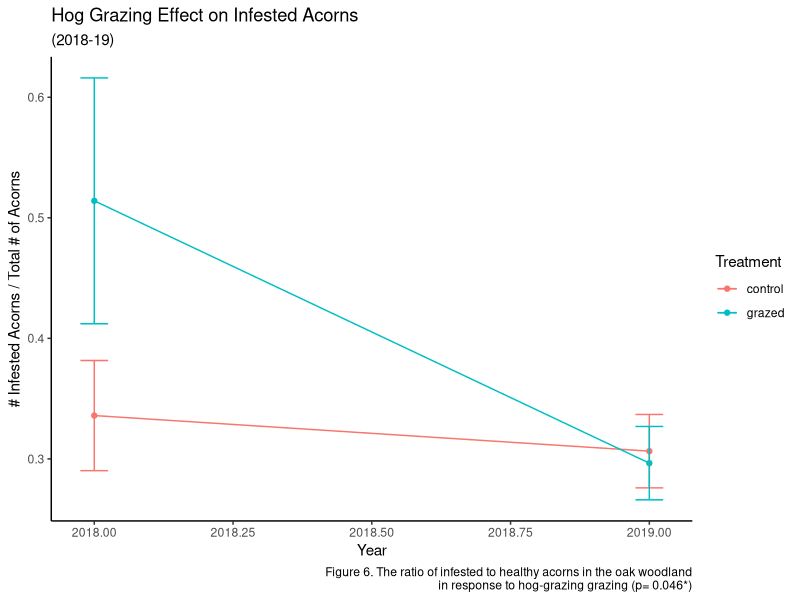
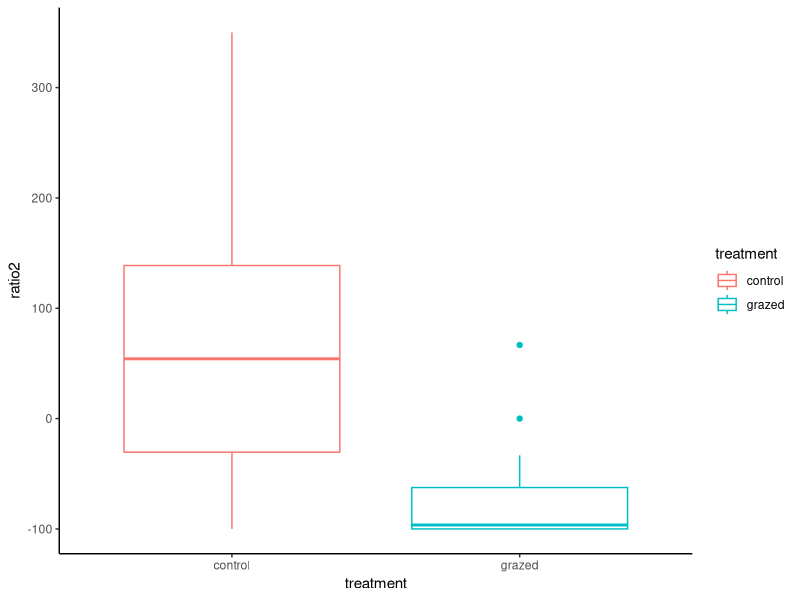
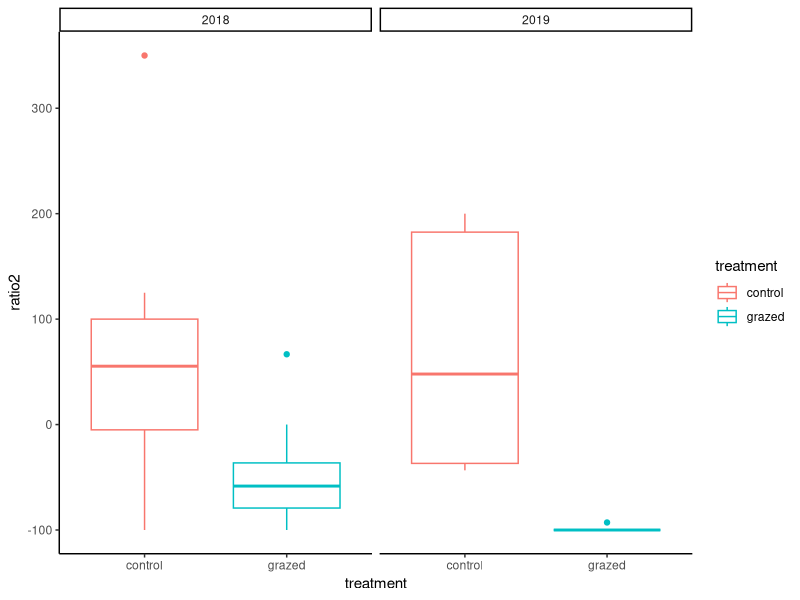
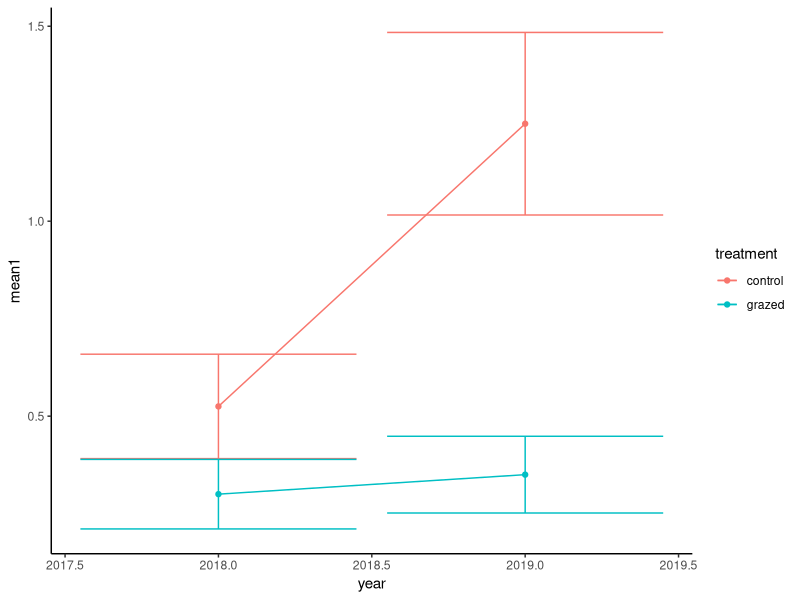
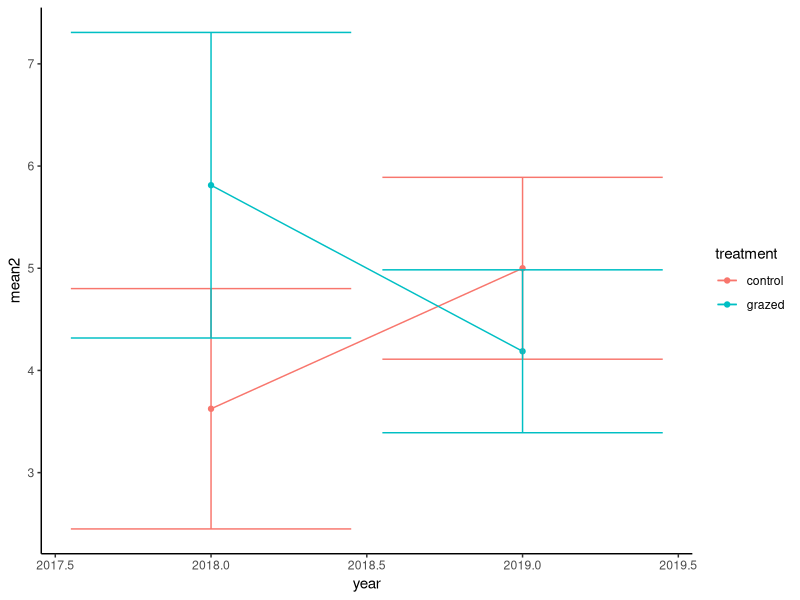
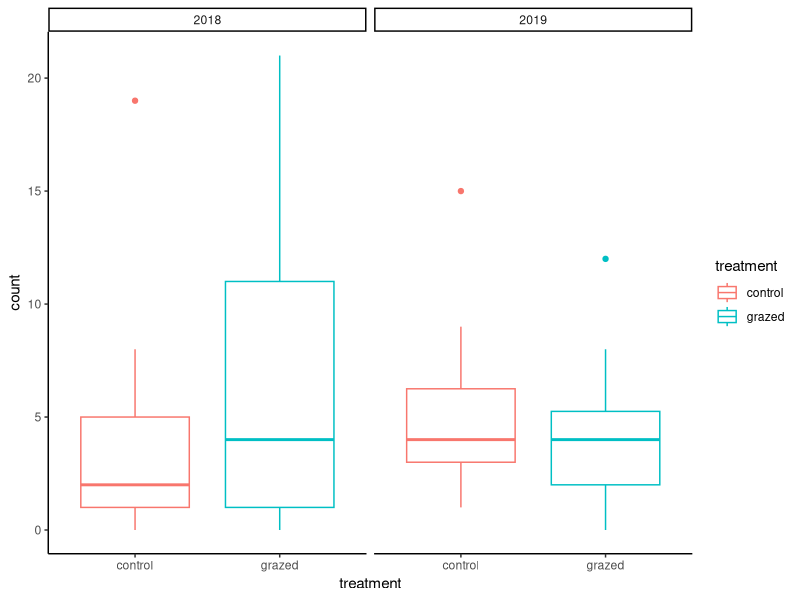
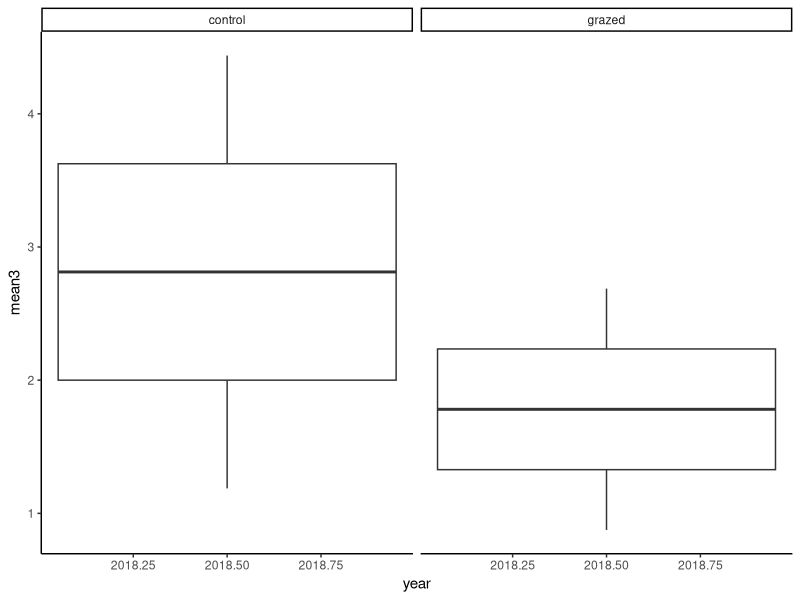
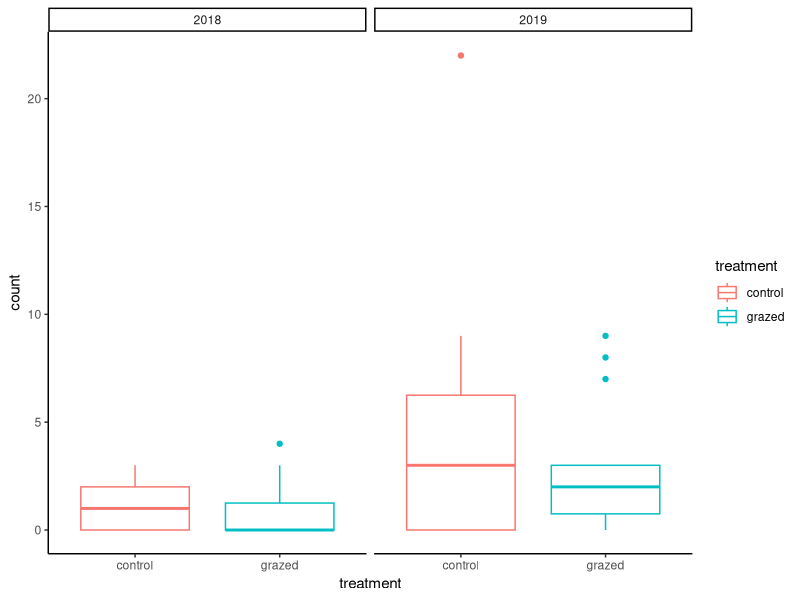

Recreate these plots in R, in order. (Note: this script raises an error after producing the figures.)
##Hogs and Hazelnuts##
##Calvin Penkauskas, Winter 2020##

##General Data Frame##

library(tidyverse)
theme_set(theme_classic())

ACORN_DATA <- read_csv("ACORN_DATA.csv")

FBW_DATA <- read_csv("FBW_DATA.csv")

calcSE <- function(x){
  x <- x[!is.na(x)]
  sd(x)/sqrt(length(x))}

##Ratio of Infested Acorns Before and After Woodland Hog Grazing##

infestedbaseline <- ACORN_DATA %>%
  filter(time == "before") %>%
  mutate( id = paste(oak, plot, sep = "")) %>%
  spread(type, count) %>%
  mutate(total = infested + other) %>%
  mutate(ratio = infested / total) %>%
  group_by(year,treatment) %>%
  summarise(meanratio = mean(ratio), se1 = calcSE(ratio))%>%
  ungroup()#%>%
  #mutate(year = as.factor(year))

ggplot(data = infestedbaseline, aes(x = year)) +
  geom_line(aes(y = meanratio, color = treatment)) +
  geom_point(aes( y = meanratio, color = treatment)) +
  geom_errorbar(aes(ymin = (meanratio - se1), ymax = (meanratio + se1),
  color = treatment), width=.05)+
  labs(title = "Hog Grazing Effect on Infested Acorns",
       subtitle = "(2018-19)",
       caption = "Figure 6. The ratio of infested to healthy acorns in the oak woodland
       in response to hog-grazing grazing (p= 0.046*)",
       x = "Year",
       y = "# Infested Acorns / Total # of Acorns",
       colour = "Treatment")+
  theme_classic()

infestedbaseline1 <- ACORN_DATA %>%
  filter(time == "before") %>%
  mutate( id = paste(oak, plot, sep = "")) %>%
  spread(type, count) %>%
  mutate(total = infested + other) %>%
  mutate(ratio = infested / total)

infested_baseline.aov <- aov(ratio ~ treatment + year + treatment:year, data = infestedbaseline1)

summary(infested_baseline.aov)

##Percent Change in Infested Acorns Between Treatments##

infestedratio <- ACORN_DATA %>%
  filter(type == "infested") %>%
  mutate( id = paste(oak, plot, sep = "")) %>%
  spread(time, count) %>%
  mutate(ratio2 = ((100* (after/ before))-100)) %>%
  group_by(treatment) %>%
  mutate_all(~replace(., is.na(.), 0)) %>%
  #summarise(meanratio2 = mean(ratio2), se2 = calcSE(ratio2))%>%
  ungroup() %>%
  mutate(ratio2 = ifelse(is.finite(ratio2), ratio2, 100))

ggplot(data = infestedratio, aes(x = treatment)) +
  geom_boxplot(mapping = aes( y = ratio2, color = treatment)) #+
  #geom_point(aes( y = meanratio2, color = treatment)) +
  #geom_errorbar(aes(ymin = (meanratio2 - se2), ymax = (meanratio2 + se2),
  #color = treatment))

ggplot(data = infestedratio, aes(x = treatment)) +
  geom_boxplot(mapping = aes( y = ratio2, color = treatment))+
  facet_wrap(~ year, nrow = 1)

infested_ratio.aov <- aov(ratio2 ~ treatment + year + treatment:year, data = infestedratio)

summary(infested_ratio.aov)

##FBW Emergence in Oak Woodland Before and After Treatment##

oakemergence <- FBW_DATA %>%
  filter(type == "emergence") %>%
  filter(habitat == "oak") %>%
  group_by(year, treatment) %>%
  summarise(mean1 = mean(count), se3 = calcSE(count)) %>%
  ungroup() #%>%
  #mutate(year = as.factor(year))
  

ggplot(data = oakemergence, aes(x = year)) +
  geom_line(aes(y = mean1,  color = treatment)) +
  #geom_boxplot(aes(y = mean1, color = treatment)) #+
  geom_point(aes( y = mean1, color = treatment)) +
  geom_errorbar(aes(ymin = (mean1 - se3), ymax = (mean1 + se3),
                    color = treatment))

oakemergence1 <- FBW_DATA %>%
  filter(type == "emergence") %>%
  filter(habitat == "oak") #%>%
  #group_by(year, treatment) %>%
  #summarise(mean1 = mean(count), se3 = calcSE(count)) %>%
  #ungroup() #%>%
#mutate(year = as.factor(year))

oakemergence.aov <- aov(count ~ treatment + year + treatment:year, data = oakemergence1)

summary(oakemergence.aov)

    
##FBW Abundance in Oak Woodland Before and After Treatment##
  
oakabundance <- FBW_DATA %>%
    filter(type == "abundance") %>%
    filter(habitat == "oak") %>%
    group_by(year, treatment) %>%
    summarise(mean2 = mean(count), se4 = calcSE(count)) %>%
    ungroup() #%>%
    #mutate(year = as.factor(year))
  
ggplot(data = oakabundance, aes(x = year)) +
  geom_line(aes(y = mean2,  color = treatment)) +
  #geom_boxplot(aes(y= mean2, color = treatment)) +
  geom_point(aes( y = mean2, color = treatment)) +
  geom_errorbar(aes(ymin = (mean2 - se4), ymax = (mean2 + se4),
                    color = treatment))

oakabundance1 <- FBW_DATA %>%
  filter(type == "abundance") %>%
  filter(habitat == "oak")
  
ggplot(data = oakabundance1, aes(x = treatment)) +
  geom_boxplot(mapping = aes( y = count, color = treatment))+
  facet_wrap(~ year, nrow = 1)

oak_abundance.aov <- aov(count ~ treatment + year + treatment:year, data = oakabundance1)

summary(oak_abundance.aov)

##FBW Abundance in Hazelnuts Before and After Treatment##
  
hazelnutabundance <- FBW_DATA %>%
  filter(type == "abundance") %>%
  filter(habitat == "hazelnut") %>%
  group_by(year, treatment) %>%
  summarise(mean3 = mean(count), se5 = calcSE(count)) %>%
  ungroup() #%>%
  #mutate(year = as.factor(year))

ggplot(hazelnutabundance, aes(x = year, y = mean3)) + 
  geom_boxplot() +
  #geom_line(aes(y = mean3,  color = treatment)) +
  #geom_point(aes( y = mean3, color = treatment)) +
  #geom_errorbar(aes(ymin = (mean3 - se5), ymax = (mean3 + se5),
  #color = treatment)) #+
  facet_wrap(~ treatment, nrow = 1)

hazelnutabundance1 <- FBW_DATA %>%
  filter(type == "abundance") %>%
  filter(habitat == "hazelnut")

ggplot(data = hazelnutabundance1, aes(x = treatment)) +
  geom_boxplot(mapping = aes( y = count, color = treatment))+
  facet_wrap(~ year, nrow = 1)

hazelnut_abundance.aov <- aov(count ~ treatment + year + treatment:year, data = hazelnutabundance1)

summary(hazelnut_abundance.aov)

##ANOVA Ratio of Infested/Other Acorns##

ACORN_ANALYSIS1 <- read_csv("ACORN_DATA.csv") %>%
  #filter(time == "before") %>%
  mutate( id = paste(oak, plot, sep = "")) %>%
  spread(type, count) %>%
  mutate(total = infested + other) %>%
  mutate(ratio = infested / total) %>%
  mutate_all(~replace(., is.na(.), 0)) 
  
ggplot(data = ACORN_ANALYSIS1, aes(x = treatment)) +
  geom_boxplot(mapping = aes( y = ratio, color = treatment))+
  facet_wrap(~ year, nrow = 1)

infested_ratio2.aov <- aov(ratio ~ treatment + year + treatment:year, data = ACORN_ANALYSIS1)

#summarySE(infested_ratio.aov, measurevar="len", groupvars=c("supp","dose"))

summary(infested_ratio2.aov)

ggplot(infested_ratio.aov, aes(x=treatment, y=ratio, colour=supp, group=supp)) + 
  geom_errorbar(aes(ymin=len-ci, ymax=len+ci), colour="black", width=.1, position=pd) +
  geom_line(position=pd) +
  geom_point(position=pd, size=3)

plot(infested_ratio.aov)

ggplot(infested_ratio.aov, aes(x = am, y = hp)) +
  geom_point() +
  geom_bar(data = gd, stat = "identity", alpha = .3)

ggplot(data = infested_ratio.aov, aes(x = treatment)) +
  geom_bar()
  #geom_line(aes(y = meanratio, color = treatment)) #+
  #geom_point(aes( y = meanratio, color = treatment)) +
  #geom_errorbar(aes(ymin = (meanratio - se1), ymax = (meanratio + se1),
   #                 color = treatment))

ACORN_ANALYSIS2 <- read_csv("ACORN_DATA.csv") %>%
  #filter(time == "before") %>%
  mutate( id = paste(oak, plot, sep = "")) %>%
  spread(type, count)

acorn1.aov <- aov(other ~ treatment+time, data = ACORN_ANALYSIS2)

summary(acorn1.aov)
